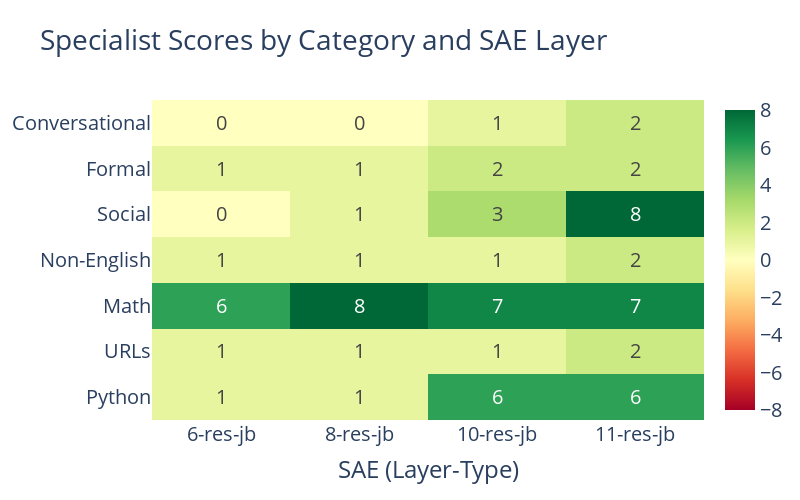
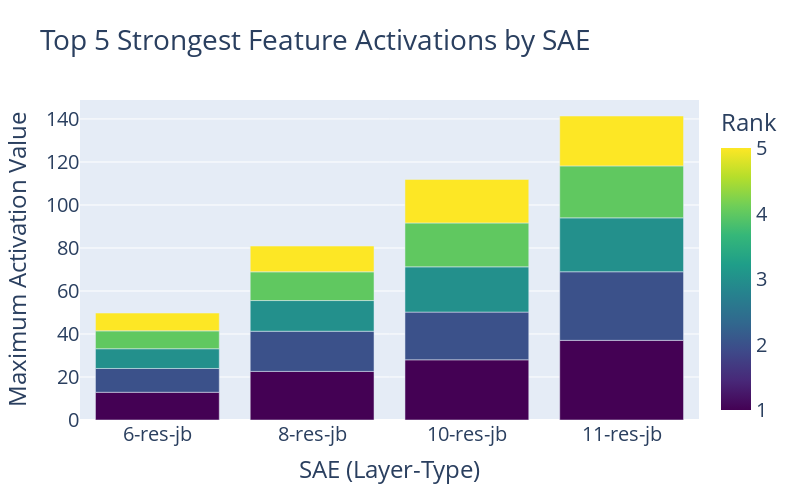
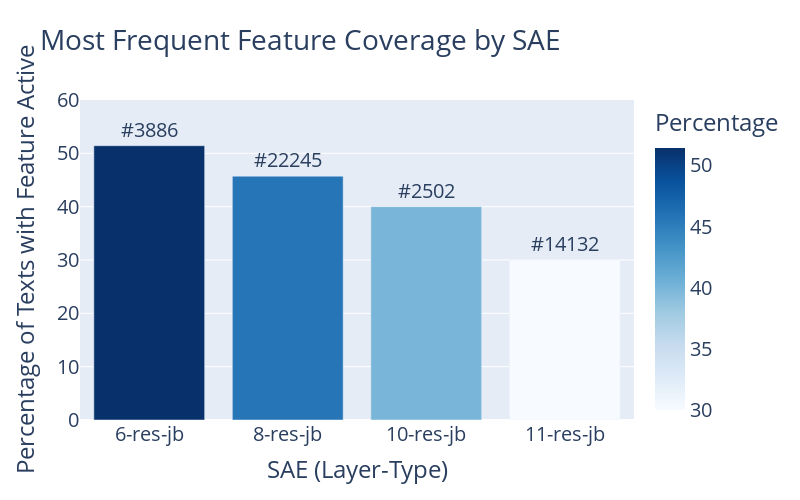
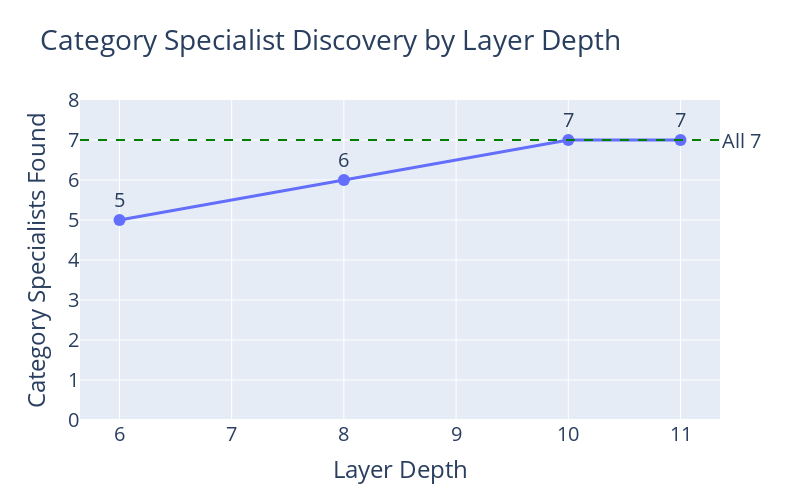

The code cell stored with these charts, in order, in its notebook:
### Code cell
# ============================================================================
# CELL 12: Phase 3 Comparison Heatmaps
# ============================================================================
print("\n📊 Phase 3 Comparison Heatmaps")
print("=" * 70)

# -----------------------------------------------------------------------------
# Heatmap 1: Specialist Scores by Category × SAE
# -----------------------------------------------------------------------------
print("\n1️⃣ Building Specialist Score Heatmap...")

# Build data for heatmap
sae_names = list(results['specialists'].keys())
category_names = list(categories.keys())

# Create matrix of specialist scores
specialist_matrix = []
for cat_name in category_names:
    row = []
    for sae_name in sae_names:
        cat_data = results['specialists'][sae_name].get(cat_name)
        score = cat_data['score'] if cat_data else 0
        row.append(score)
    specialist_matrix.append(row)

# Create heatmap
fig1 = go.Figure(data=go.Heatmap(
    z=specialist_matrix,
    x=sae_names,
    y=category_names,
    colorscale='RdYlGn',  # Red (negative) -> Yellow (zero) -> Green (positive)
    zmid=0,  # Center color scale at 0
    text=[[f"{val}" for val in row] for row in specialist_matrix],
    texttemplate="%{text}",
    textfont={"size": 20},
    hovertemplate="SAE: %{x}<br>Category: %{y}<br>Specialist Score: %{z}<extra></extra>",
    colorbar=dict(
        tickfont=dict(size=20)
    )
))

fig1.update_layout(
    title={
        'text': 'Specialist Scores by Category and SAE Layer',
        'font': {'size': 28}
    },
    xaxis_title='SAE (Layer-Type)',
    xaxis_title_font={'size': 24},
    yaxis_title_font={'size': 24},
    xaxis_tickfont={'size': 20},
    yaxis_tickfont={'size': 20},
    height=500,
    width=800
)

fig1.show()

# -----------------------------------------------------------------------------
# Heatmap 2: Strongest Feature Max Activation by SAE
# -----------------------------------------------------------------------------
print("\n2️⃣ Building Strongest Activation Comparison...")

# For each SAE, get top 5 strongest features and their max activations
strongest_data = []
for sae_name in sae_names:
    sae_obj = loaded_saes[sae_name]['sae']
    hook_point = loaded_saes[sae_name]['config']['hook_point']
    features_tensor = extract_features(texts, sae_obj, hook_point)
    
    max_activations = features_tensor.max(dim=0)
    top_5 = max_activations.values.topk(5)
    
    for rank, (max_val, feat_idx) in enumerate(zip(top_5.values, top_5.indices), 1):
        strongest_data.append({
            'SAE': sae_name,
            'Rank': rank,
            'Feature': f"#{feat_idx.item()}",
            'Max Activation': max_val.item()
        })

df_strongest = pd.DataFrame(strongest_data)

# Create grouped bar chart
fig2 = px.bar(
    df_strongest, 
    x='SAE', 
    y='Max Activation', 
    color='Rank',
    barmode='group',
    title='Top 5 Strongest Feature Activations by SAE',
    hover_data=['Feature'],
    color_continuous_scale='Viridis'
)

fig2.update_layout(
    title={'font': {'size': 28}},
    height=500,
    width=800,
    xaxis_title='SAE (Layer-Type)',
    yaxis_title='Maximum Activation Value',
    xaxis_title_font={'size': 24},
    yaxis_title_font={'size': 24},
    xaxis_tickfont={'size': 20},
    yaxis_tickfont={'size': 20},
    coloraxis_colorbar=dict(tickfont=dict(size=20))
)

fig2.show()

# -----------------------------------------------------------------------------
# Heatmap 3: Feature Frequency Comparison (Most Frequent Feature per SAE)
# -----------------------------------------------------------------------------
print("\n3️⃣ Building Feature Frequency Comparison...")

frequency_data = []
for sae_name in sae_names:
    freq_result = results['most_frequent'][sae_name]
    frequency_data.append({
        'SAE': sae_name,
        'Feature': f"#{freq_result['feature_idx']}",
        'Texts Active': freq_result['value'],
        'Percentage': (freq_result['value'] / 70) * 100
    })

df_frequency = pd.DataFrame(frequency_data)

fig3 = px.bar(
    df_frequency,
    x='SAE',
    y='Percentage',
    title='Most Frequent Feature Coverage by SAE',
    text='Feature',
    color='Percentage',
    color_continuous_scale='Blues'
)

fig3.update_traces(textposition='outside', textfont=dict(size=20))
fig3.update_layout(
    title={'font': {'size': 28}},
    height=500,
    width=800,
    xaxis_title='SAE (Layer-Type)',
    yaxis_title='Percentage of Texts with Feature Active',
    xaxis_title_font={'size': 24},
    yaxis_title_font={'size': 24},
    xaxis_tickfont={'size': 20},
    yaxis_tickfont={'size': 20},
    coloraxis_colorbar=dict(tickfont=dict(size=20)),
    yaxis=dict(range=[0, 60])
)

fig3.show()

# -----------------------------------------------------------------------------
# Heatmap 4: Category Specialist Count Progression Across Layers
# -----------------------------------------------------------------------------
print("\n4️⃣ Building Layer Progression Analysis...")

# Count specialists per SAE
specialist_counts = []
for sae_name in sae_names:
    count = sum(1 for cat_data in results['specialists'][sae_name].values() 
                if cat_data and cat_data['score'] > 0)
    # Extract layer number from SAE name (e.g., "6-res-jb" -> 6)
    layer = int(sae_name.split('-')[0])
    specialist_counts.append({
        'SAE': sae_name,
        'Layer': layer,
        'Specialist Count': count,
        'Percentage': (count / 7) * 100
    })

df_progression = pd.DataFrame(specialist_counts)

fig4 = px.line(
    df_progression,
    x='Layer',
    y='Specialist Count',
    markers=True,
    title='Category Specialist Discovery by Layer Depth',
    text='Specialist Count'
)

fig4.update_traces(
    textposition='top center',
    textfont=dict(size=20),
    line=dict(width=3),
    marker=dict(size=12)
)

fig4.add_hline(y=7, line_dash="dash", line_color="green", 
               annotation_text="All 7", annotation_position="right",
               annotation_font=dict(size=20))

fig4.update_layout(
    title={'font': {'size': 28}},
    height=500,
    width=800,
    xaxis_title='Layer Depth',
    yaxis_title='Category Specialists Found',
    xaxis_title_font={'size': 24},
    yaxis_title_font={'size': 24},
    xaxis_tickfont={'size': 20},
    yaxis_tickfont={'size': 20},
    yaxis=dict(range=[0, 8])
)

fig4.show()

# -----------------------------------------------------------------------------
# Summary Statistics
# -----------------------------------------------------------------------------
print("\n" + "=" * 70)
print("📈 HEATMAP INSIGHTS")
print("=" * 70)

# Find which categories have specialists across ALL SAEs vs only some
always_specialist = []
sometimes_specialist = []
never_specialist = []

for cat_name in category_names:
    scores = [results['specialists'][sae_name][cat_name]['score'] 
              for sae_name in sae_names 
              if results['specialists'][sae_name].get(cat_name)]
    
    positive_count = sum(1 for s in scores if s > 0)
    
    if positive_count == len(sae_names):
        always_specialist.append(cat_name)
    elif positive_count == 0:
        never_specialist.append(cat_name)
    else:
        sometimes_specialist.append((cat_name, positive_count))

print(f"\n✅ Categories with specialists in ALL SAEs ({len(always_specialist)}):")
for cat in always_specialist:
    print(f"   • {cat}")

print(f"\n⚠️ Categories with specialists in SOME SAEs ({len(sometimes_specialist)}):")
for cat, count in sometimes_specialist:
    print(f"   • {cat}: {count}/{len(sae_names)} SAEs")

print(f"\n❌ Categories with NO specialists in any SAE ({len(never_specialist)}):")
for cat in never_specialist:
    print(f"   • {cat}")

# Best category per SAE (highest specialist score)
print(f"\n🏆 Best Specialist Category per SAE:")
for sae_name in sae_names:
    best_cat = max(results['specialists'][sae_name].items(), 
                   key=lambda x: x[1]['score'] if x[1] else -999)
    print(f"   • {sae_name}: {best_cat[0]} (score: {best_cat[1]['score']})")

print("\n" + "=" * 70)

### Figure 1 — Plotly figure (JSON) as saved in the notebook; plotly's stock layout.template omitted (floating-point values rounded to 4 significant figures)
{"data": [{"colorbar": {"tickfont": {"size": 20}}, "colorscale": [[0, "rgb(165,0,38)"], [0.1, "rgb(215,48,39)"], [0.2, "rgb(244,109,67)"], [0.3, "rgb(253,174,97)"], [0.4, "rgb(254,224,139)"], [0.5, "rgb(255,255,191)"], [0.6, "rgb(217,239,139)"], [0.7, "rgb(166,217,106)"], [0.8, "rgb(102,189,99)"], [0.9, "rgb(26,152,80)"], [1, "rgb(0,104,55)"]], "hovertemplate": "SAE: %{x}<br>Category: %{y}<br>Specialist Score: %{z}<extra></extra>", "text": [["1", "1", "6", "6"], ["1", "1", "1", "2"], ["6", "8", "7", "7"], ["1", "1", "1", "2"], ["0", "1", "3", "8"], ["1", "1", "2", "2"], ["0", "0", "1", "2"]], "textfont": {"size": 20}, "texttemplate": "%{text}", "type": "heatmap", "x": ["6-res-jb", "8-res-jb", "10-res-jb", "11-res-jb"], "y": ["Python", "URLs", "Math", "Non-English", "Social", "Formal", "Conversational"], "z": [[1, 1, 6, 6], [1, 1, 1, 2], [6, 8, 7, 7], [1, 1, 1, 2], [0, 1, 3, 8], [1, 1, 2, 2], [0, 0, 1, 2]], "zmid": 0}], "layout": {"height": 500, "title": {"font": {"size": 28}, "text": "Specialist Scores by Category and SAE Layer"}, "width": 800, "xaxis": {"tickfont": {"size": 20}, "title": {"font": {"size": 24}, "text": "SAE (Layer-Type)"}}, "yaxis": {"tickfont": {"size": 20}, "title": {"font": {"size": 24}}}}}

### Figure 2 — Plotly figure (JSON) as saved in the notebook; plotly's stock layout.template omitted (floating-point values rounded to 4 significant figures)
{"data": [{"alignmentgroup": "True", "customdata": [["#2351"], ["#20066"], ["#20543"], ["#15609"], ["#13955"], ["#17337"], ["#5710"], ["#13670"], ["#13099"], ["#10516"], ["#14455"], ["#2401"], ["#1303"], ["#21564"], ["#3324"], ["#9590"], ["#19010"], ["#5717"], ["#19068"], ["#4826"]], "hovertemplate": "SAE=%{x}<br>Max Activation=%{y}<br>Feature=%{customdata[0]}<br>Rank=%{marker.color}<extra></extra>", "legendgroup": "", "marker": {"color": [1, 2, 3, 4, 5, 1, 2, 3, 4, 5, 1, 2, 3, 4, 5, 1, 2, 3, 4, 5], "coloraxis": "coloraxis", "pattern": {"shape": ""}}, "name": "", "offsetgroup": "", "orientation": "v", "showlegend": false, "textposition": "auto", "type": "bar", "x": ["6-res-jb", "6-res-jb", "6-res-jb", "6-res-jb", "6-res-jb", "8-res-jb", "8-res-jb", "8-res-jb", "8-res-jb", "8-res-jb", "10-res-jb", "10-res-jb", "10-res-jb", "10-res-jb", "10-res-jb", "11-res-jb", "11-res-jb", "11-res-jb", "11-res-jb", "11-res-jb"], "xaxis": "x", "y": [12.89, 11.07, 9.186, 8.301, 8.293, 22.6, 18.68, 14.27, 13.36, 11.99, 27.99, 22.2, 21.05, 20.4, 20.25, 37.03, 31.91, 25.07, 24.17, 23.2], "yaxis": "y"}], "layout": {"barmode": "group", "coloraxis": {"colorbar": {"tickfont": {"size": 20}, "title": {"text": "Rank"}}, "colorscale": [[0, "#440154"], [0.1111, "#482878"], [0.2222, "#3e4989"], [0.3333, "#31688e"], [0.4444, "#26828e"], [0.5556, "#1f9e89"], [0.6667, "#35b779"], [0.7778, "#6ece58"], [0.8889, "#b5de2b"], [1, "#fde725"]]}, "height": 500, "legend": {"tracegroupgap": 0}, "title": {"font": {"size": 28}, "text": "Top 5 Strongest Feature Activations by SAE"}, "width": 800, "xaxis": {"anchor": "y", "domain": [0, 1], "tickfont": {"size": 20}, "title": {"font": {"size": 24}, "text": "SAE (Layer-Type)"}}, "yaxis": {"anchor": "x", "domain": [0, 1], "tickfont": {"size": 20}, "title": {"font": {"size": 24}, "text": "Maximum Activation Value"}}}}

### Figure 3 — Plotly figure (JSON) as saved in the notebook; plotly's stock layout.template omitted (floating-point values rounded to 4 significant figures)
{"data": [{"hovertemplate": "SAE=%{x}<br>Percentage=%{marker.color}<br>Feature=%{text}<extra></extra>", "legendgroup": "", "marker": {"color": [51.43, 45.71, 40.0, 30.0], "coloraxis": "coloraxis", "pattern": {"shape": ""}}, "name": "", "orientation": "v", "showlegend": false, "text": ["#3886", "#22245", "#2502", "#14132"], "textfont": {"size": 20}, "textposition": "outside", "type": "bar", "x": ["6-res-jb", "8-res-jb", "10-res-jb", "11-res-jb"], "xaxis": "x", "y": [51.43, 45.71, 40.0, 30.0], "yaxis": "y"}], "layout": {"barmode": "relative", "coloraxis": {"colorbar": {"tickfont": {"size": 20}, "title": {"text": "Percentage"}}, "colorscale": [[0, "rgb(247,251,255)"], [0.125, "rgb(222,235,247)"], [0.25, "rgb(198,219,239)"], [0.375, "rgb(158,202,225)"], [0.5, "rgb(107,174,214)"], [0.625, "rgb(66,146,198)"], [0.75, "rgb(33,113,181)"], [0.875, "rgb(8,81,156)"], [1, "rgb(8,48,107)"]]}, "height": 500, "legend": {"tracegroupgap": 0}, "title": {"font": {"size": 28}, "text": "Most Frequent Feature Coverage by SAE"}, "width": 800, "xaxis": {"anchor": "y", "domain": [0, 1], "tickfont": {"size": 20}, "title": {"font": {"size": 24}, "text": "SAE (Layer-Type)"}}, "yaxis": {"anchor": "x", "domain": [0, 1], "range": [0, 60], "tickfont": {"size": 20}, "title": {"font": {"size": 24}, "text": "Percentage of Texts with Feature Active"}}}}

### Figure 4 — Plotly figure (JSON) as saved in the notebook; plotly's stock layout.template omitted (floating-point values rounded to 4 significant figures)
{"data": [{"hovertemplate": "Layer=%{x}<br>Specialist Count=%{text}<extra></extra>", "legendgroup": "", "line": {"color": "#636efa", "dash": "solid", "width": 3}, "marker": {"size": 12, "symbol": "circle"}, "mode": "lines+markers+text", "name": "", "orientation": "v", "showlegend": false, "text": [5.0, 6.0, 7.0, 7.0], "textfont": {"size": 20}, "textposition": "top center", "type": "scatter", "x": [6, 8, 10, 11], "xaxis": "x", "y": [5, 6, 7, 7], "yaxis": "y"}], "layout": {"annotations": [{"font": {"size": 20}, "showarrow": false, "text": "All 7", "x": 1, "xanchor": "left", "xref": "x domain", "y": 7, "yanchor": "middle", "yref": "y"}], "height": 500, "legend": {"tracegroupgap": 0}, "shapes": [{"line": {"color": "green", "dash": "dash"}, "type": "line", "x0": 0, "x1": 1, "xref": "x domain", "y0": 7, "y1": 7, "yref": "y"}], "title": {"font": {"size": 28}, "text": "Category Specialist Discovery by Layer Depth"}, "width": 800, "xaxis": {"anchor": "y", "domain": [0, 1], "tickfont": {"size": 20}, "title": {"font": {"size": 24}, "text": "Layer Depth"}}, "yaxis": {"anchor": "x", "domain": [0, 1], "range": [0, 8], "tickfont": {"size": 20}, "title": {"font": {"size": 24}, "text": "Category Specialists Found"}}}}
